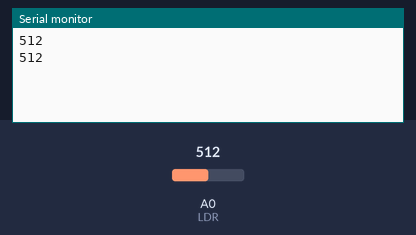
This sketch was run on a simulated Arduino Nano, built with avr-gcc and run on an emulated ATmega328P. Shown: the last lines printed to the serial monitor. The inputs (shaded band) are chosen by the test bench; at power-on: A0 (LDR) = 512.

Above: at 1.8 s.
1.9 s: A0 (LDR) set to 716
At 2.8 s:
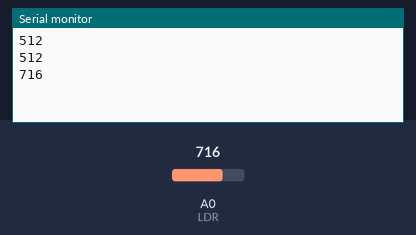
3.4 s: A0 (LDR) set to 900
At 4.8 s:
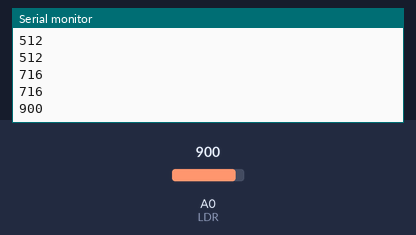
Timing chart, 0 to 6.4 s (numbered marks = the images above; inputs shaded):
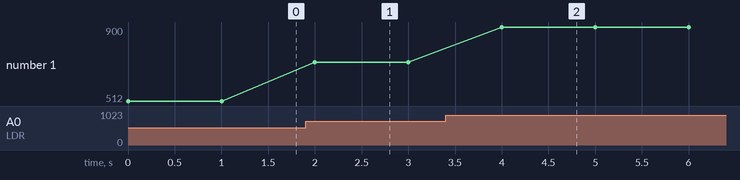

Measured:
- after the input at 1.9 s, the serial monitor: prints a new line after 0.10 s (image 1)
- after the input at 3.4 s, the serial monitor: prints a new line after 0.60 s (image 2)
- plotted number 1: 512 → 716 after the input at 1.9 s, 716 → 900 after the input at 3.4 s

The sketch:

inspire_ldr.ino
```cpp
/*
  INNOVATOR INTERNATIONAL (PVT)LTD.
  https://www.innovator.lk/
  ------------------------------------------------------------------
  Development Platform : Inspire 1.0
  (Arduino development platform)
  ------------------------------------------------------------------
  LDR Example.
  ------------------------------------------------------------------
  Hardware setup :
  plug a Arduino nano board in to the inspre top development board.
  turn on power switch of the top development board.

  Connect LDR PIN to Arduino Analog PIN-> 0(A0)
  ------------------------------------------------------------------
  22 march 2021
*/

int LDR = A0;// the number of the LDR pin.

void setup() {
  Serial.begin(9600);//starting serial communication between arduino and computer.

  pinMode(LDR, INPUT);//initializing LDR PIN as a input PIN.
}

void loop() {
  int LDR_VALUE = analogRead(LDR);//read and store the value of the LDR PIN in the variable called "LDR_VALUE".

  Serial.println(LDR_VALUE);//printing the value of "LDR_VALUE" variable to the serial monitor.

  delay(1000);//waiting for one second to be elapsed.

}
```
